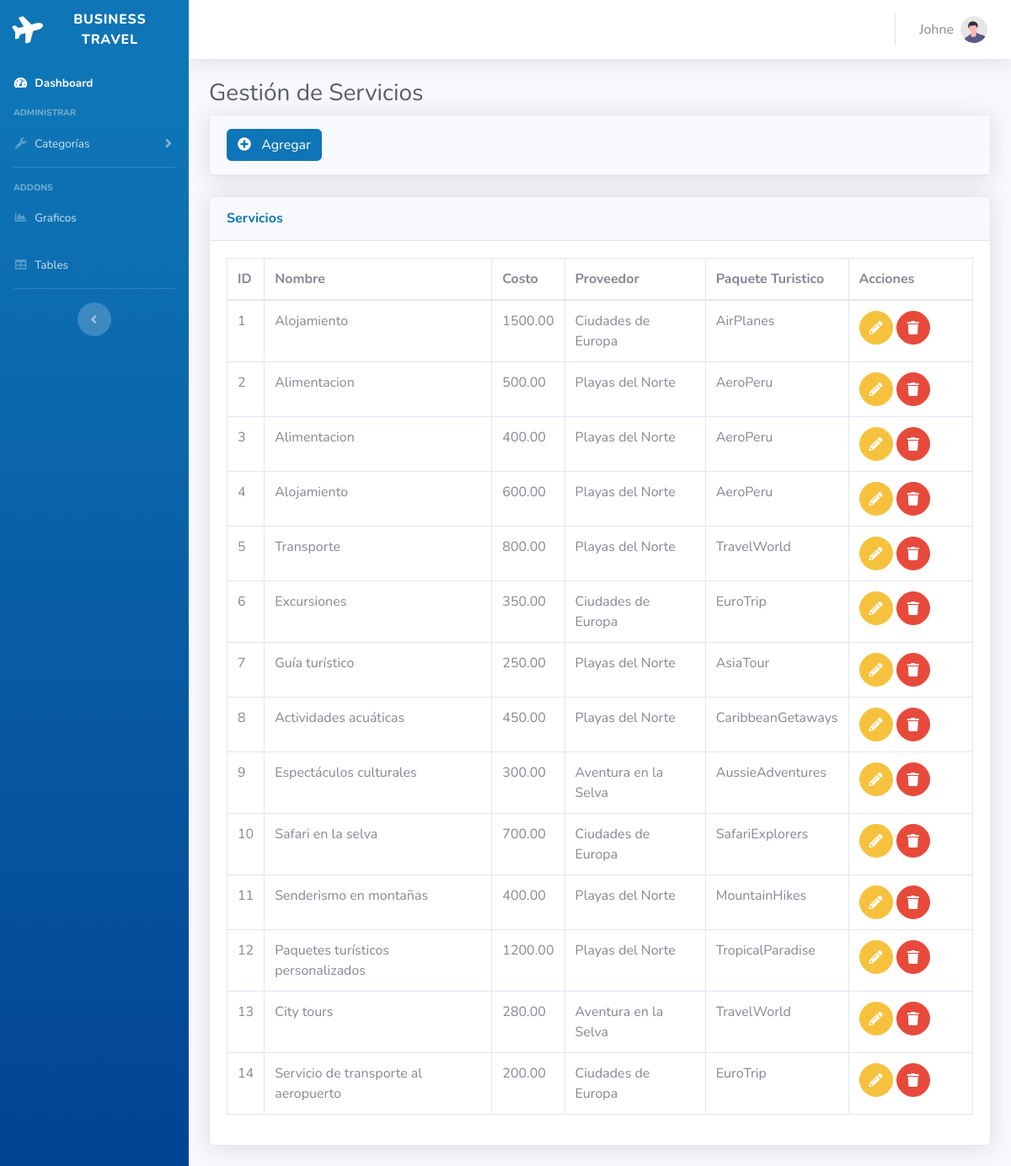
The app's page /MainController.php?action=servicio-index (signed in), older data.
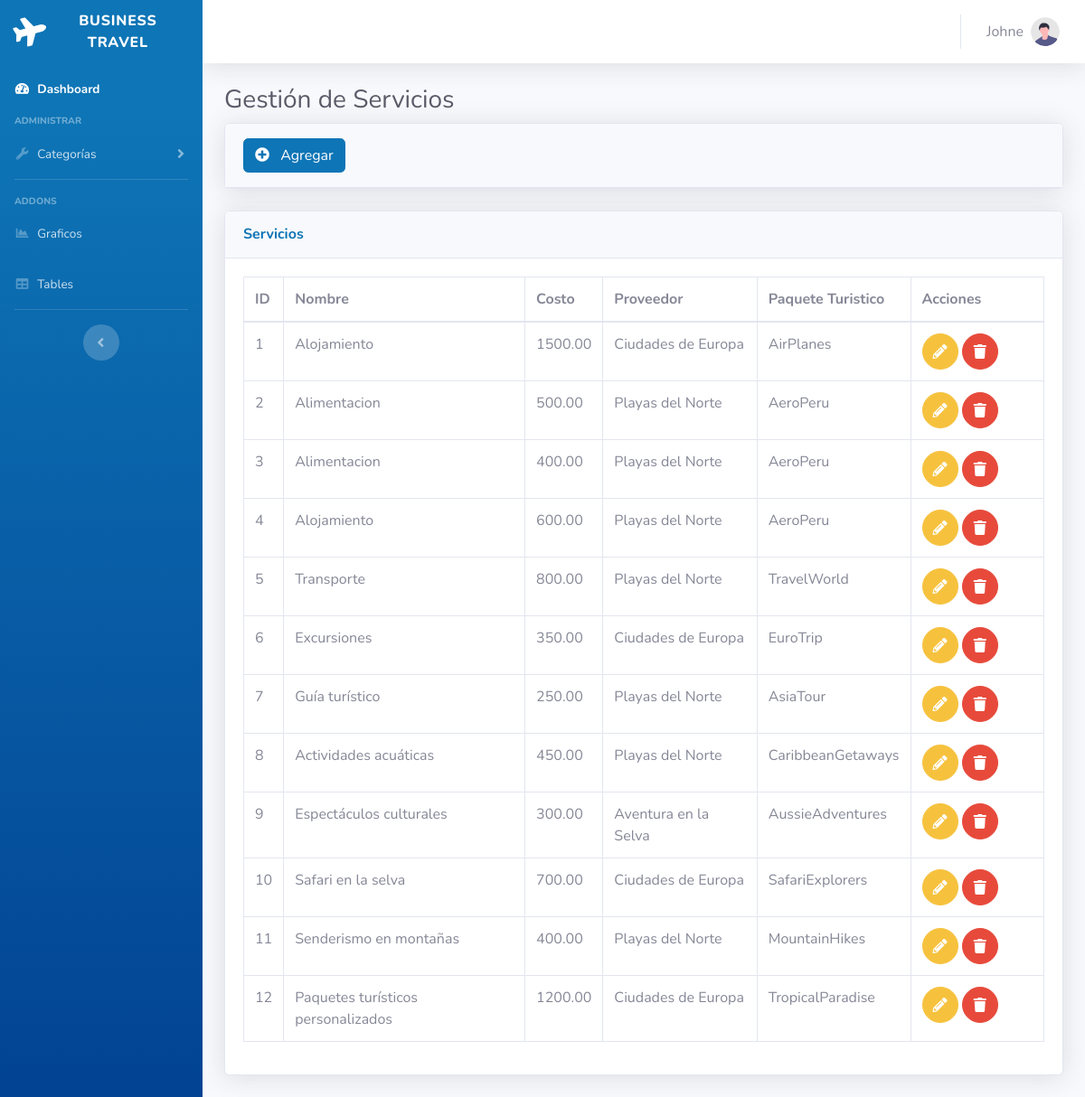
The same page, newer data.
### tables this page shows
CREATE TABLE IF NOT EXISTS `servicios` (
  `id` int NOT NULL AUTO_INCREMENT,
  `nombre` varchar(50) DEFAULT NULL,
  `costo` decimal(10,2) NOT NULL,
  `fkidPaqueteTuristico` int NOT NULL DEFAULT '0',
  `fkidProveedor` varchar(20) NOT NULL,
  PRIMARY KEY (`id`),
  KEY `FK_servicios_proveedor` (`fkidProveedor`),
  KEY `FK_servicios_paqueteturistico` (`fkidPaqueteTuristico`),
  CONSTRAINT `FK_servicios_paqueteturistico` FOREIGN KEY (`fkidPaqueteTuristico`) REFERENCES `paqueteturistico` (`id`) ON DELETE CASCADE ON UPDATE CASCADE,
  CONSTRAINT `FK_servicios_proveedor` FOREIGN KEY (`fkidProveedor`) REFERENCES `proveedores` (`ruc`) ON DELETE CASCADE ON UPDATE CASCADE
);

CREATE TABLE IF NOT EXISTS `paqueteturistico` (
  `id` int NOT NULL AUTO_INCREMENT,
  `nombre` varchar(50) NOT NULL DEFAULT '',
  `direccion` varchar(50) NOT NULL,
  `duracion` int NOT NULL,
  `preciototal` double NOT NULL,
  `imagen` varchar(50) NOT NULL,
  PRIMARY KEY (`id`)
);

CREATE TABLE IF NOT EXISTS `proveedores` (
  `ruc` varchar(20) NOT NULL,
  `nombre` varchar(50) NOT NULL,
  `pais` varchar(50) NOT NULL,
  PRIMARY KEY (`ruc`)
);

### Controller/ServicioController.php (called while the page is built, shortened)
<?php
require_once 'Model/Dao/ServicioDAO.php';
class ServicioController {
    private $servicioDAO;
    public function __construct() {
        $this->servicioDAO = new ServicioDAO();
    }
    public function index() {
        $servicios = $this->servicioDAO->getAllServicios();
        include 'View/Servicio/index.php';
    }
}
?>

### Model/Dao/ServicioDAO.php (called while the page is built, shortened)
<?php
require_once 'db_connect.php';
require_once 'Model/Servicio.php';
class ServicioDAO implements ServicioDAOInterface {
    public function getAllServicios() {
        global $conn;
        $query = "
        SELECT s.id,s.nombre,s.costo,p.nombre AS fkidPaqueteTuristico,pro.nombre AS fkidProveedor
        FROM servicios AS s
        JOIN paqueteturistico AS p
        ON s.fkidPaqueteTuristico = p.id
        JOIN proveedores AS pro
        ON s.fkidProveedor = pro.ruc";
        $result = $conn->query($query);
        $servicios = array();
        if ($result->num_rows > 0) {
            while ($row = $result->fetch_assoc()) {
                $servicio = new Servicio();
                $servicio->setId($row['id']);
                $servicio->setNombre($row['nombre']);
                $servicio->setCosto($row['costo']);
                $servicio->setFkidPaqueteturistico($row['fkidPaqueteTuristico']);
                $servicio->setFkidProveedor($row['fkidProveedor']);
                $servicios[] = $servicio;
            }
        }
        return $servicios;
    }
}
?>

### Model/Servicio.php (called while the page is built)
<?php
class Servicio {
    private $id;
    private $nombre;
    private $costo;
    private $fkidPaqueteturistico;
    private $fkidProveedor;
    public function getId() {
        return $this->id;
    }
    public function setId($id) {
        $this->id = $id;
    }
    public function getNombre() {
        return $this->nombre;
    }
    public function setNombre($nombre) {
        $this->nombre = $nombre;
    }
    public function getCosto() {
        return $this->costo;
    }
    public function setCosto($costo) {
        $this->costo = $costo;
    }
    public function getFkidPaqueteturistico() {
        return $this->fkidPaqueteturistico;
    }
    public function setFkidPaqueteturistico($fkidPaqueteturistico) {
        $this->fkidPaqueteturistico = $fkidPaqueteturistico;
    }
    public function getFkidProveedor() {
        return $this->fkidProveedor;
    }
    public function setFkidProveedor($fkidProveedor) {
        $this->fkidProveedor = $fkidProveedor;
    }
}
?>

### View/Servicio/index.php (the view, shortened to what this page needs)
<!DOCTYPE html>
<html lang="en">
<head>
    <link href="View/static/vendor/fontawesome-free/css/all.min.css" rel="stylesheet" type="text/css">
    <link href="View/static/css/sb-admin-2.min.css" rel="stylesheet">
</head>
<body id="page-top">
    <div id="wrapper">
        <?php
        include 'View/header/lateralDashboard.php';
        ?>
        <div id="content-wrapper" class="d-flex flex-column">
            <div id="content">
                <?php
                include 'View/header/headerDashboard.php';
                ?>
                <div class="container-fluid">
                    <h1 class="h3 mb-2 text-gray-800">Gestión de Servicios</h1>
                    <div class="card shadow mb-4">
                        <div class="card-header py-3 d-flex align-items-center">
                            <a href="MainController.php?action=servicio-add" class="text-decoration-none">
                                <div class="d-flex align-items-center">
                                    <button class="btn btn-primary">
                                        <i class="fas fa-plus-circle mr-2"></i>
                                        Agregar
                                    </button>
                                </div>
                            </a>
                        </div>
                    </div>
                    <div class="card shadow mb-4">
                        <div class="card-header py-3">
                            <h6 class="m-0 font-weight-bold text-primary">Servicios</h6>
                        </div>
                        <div class="card-body">
                            <div class="table-responsive">
                                <table class="table table-bordered" id="dataTable" width="100%" cellspacing="0">
                                    <thead>
                                        <tr>
                                            <th>ID</th>
                                            <th>Nombre</th>
                                            <th>Costo</th>
                                            <th>Proveedor</th>
                                            <th>Paquete Turistico</th>
                                            <th>Acciones</th>
                                        </tr>
                                    </thead>
                                    <tbody>
                                        <?php foreach ($servicios as $servicio) : ?>
                                            <tr>
                                                <td><?php echo $servicio->getId(); ?></td>
                                                <td><?php echo $servicio->getNombre(); ?></td>
                                                <td><?php echo $servicio->getCosto(); ?></td>
                                                <td><?php echo $servicio->getFkidPaqueteturistico(); ?></td>
                                                <td><?php echo $servicio->getFkidProveedor(); ?></td>
                                                <td class="col-2">
                                                    <a href="MainController.php?action=servicio-edit&id=<?php echo $servicio->getId(); ?>" class="btn btn-warning btn-circle">
                                                        <i class="fas fa-pencil-alt"></i>
                                                    </a>
                                                    <button class="btn btn-danger btn-circle delete-button" data-id="<?php echo $servicio->getId(); ?>">
                                                        <i class="fas fa-trash"></i>
                                                    </button>
                                                </td>
                                            </tr>
                                        <?php endforeach; ?>
                                    </tbody>
                                </table>
                            </div>
                        </div>
                    </div>
                </div>
            </div>
        </div>
    </div>
</body>
</html>

### MainController.php (shortened to what this page needs)
<?php
$action = isset($_GET['action']) ? $_GET['action'] : 'index';
require_once 'Controller/ServicioController.php';
$servicioController = new ServicioController();
switch ($action) {
    case 'servicio-index':
        $servicioController->index();
        break;
}

### View/header/lateralDashboard.php (shortened to what this page needs)
<ul class="navbar-nav bg-gradient-primary sidebar sidebar-dark accordion" id="accordionSidebar">
    <a class="sidebar-brand d-flex align-items-center justify-content-center" href="MainController.php?action=admin-index">
        <div class="sidebar-brand-icon rotate-n-15">
            <i class="fas fa-plane"></i>
        </div>
        <div class="sidebar-brand-text mx-3">Business Travel</div>
    </a>
    <li class="nav-item active">
        <a class="nav-link" href="MainController.php?action=admin-index">
            <i class="fas fa-fw fa-tachometer-alt"></i>
            <span>Dashboard</span></a>
    </li>
    <div class="sidebar-heading">
        Administrar
    </div>
    <li class="nav-item">
        <a class="nav-link collapsed" href="#" data-toggle="collapse" data-target="#collapseUtilities" aria-expanded="true" aria-controls="collapseUtilities">
            <i class="fas fa-fw fa-wrench"></i>
            <span>Categorías</span>
        </a>
    </li>
    <hr class="sidebar-divider">
    <div class="sidebar-heading">
        Addons
    </div>
    <li class="nav-item">
        <a class="nav-link" href="#">
            <i class="fas fa-fw fa-chart-area"></i>
            <span>Graficos</span></a>
    </li>
    <li class="nav-item">
        <a class="nav-link" href="#">
            <i class="fas fa-fw fa-table"></i>
            <span>Tables</span></a>
    </li>
    <hr class="sidebar-divider d-none d-md-block">
    <div class="text-center d-none d-md-inline">
        <button class="rounded-circle border-0" id="sidebarToggle"></button>
    </div>
</ul>

### View/header/headerDashboard.php (shortened to what this page needs)
<nav class="navbar navbar-expand navbar-light bg-white topbar mb-4 static-top shadow">
    <ul class="navbar-nav ml-auto">
        <li class="nav-item dropdown no-arrow">
            <a class="nav-link dropdown-toggle" href="#" id="userDropdown" role="button" data-toggle="dropdown" aria-haspopup="true" aria-expanded="false">
                <span class="mr-2 d-none d-lg-inline text-gray-600 medium"><?php echo $_SESSION['nombre'] ?> </span>
                <img class="img-profile rounded-circle" src="View/static/img/undraw_profile.svg">
            </a>
        </li>
    </ul>
</nav>

Row changes from the older to the newer data that the page shows:
removed servicios: id "13", nombre "City tours", costo "280.00", fkidPaqueteTuristico.nombre "Aventura en la Selva", fkidProveedor.nombre "TravelWorld"
removed servicios: id "14", nombre "Servicio de transporte al aeropuerto", costo "200.00", fkidPaqueteTuristico.nombre "Ciudades de Europa", fkidProveedor.nombre "EuroTrip"
changed servicios "Paquetes turísticos personalizados": fkidPaqueteTuristico.nombre "Playas del Norte" → "Ciudades de Europa"
